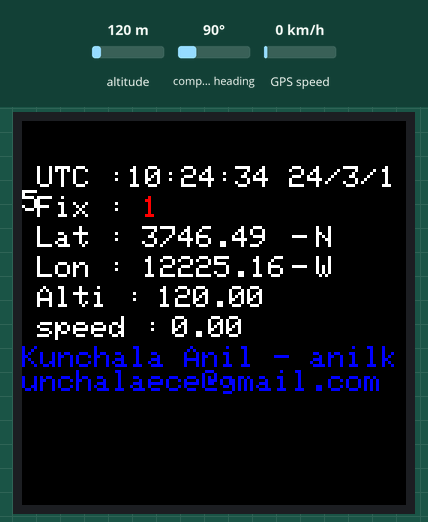
This sketch was run on a simulated Arduino Uno, built with avr-gcc and run on an emulated ATmega328P. Shown: 128×128 colour display. Inputs (shaded band) come from the test bench; at power-on: altitude 120 m, GPS speed 0 km/h, compass heading 90°. The GPS gets a fix after 3 s at 37.7749, -122.4194 with 8 satellites; what the sketch prints to the serial monitor is not drawn.

Above: at 4.6 s.
4.7 s: altitude set to 20 m
At 8.8 s:
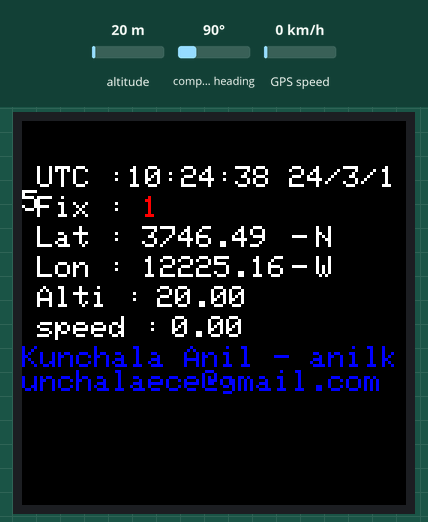
9.0 s: GPS speed set to 2 km/h
At 13.0 s:
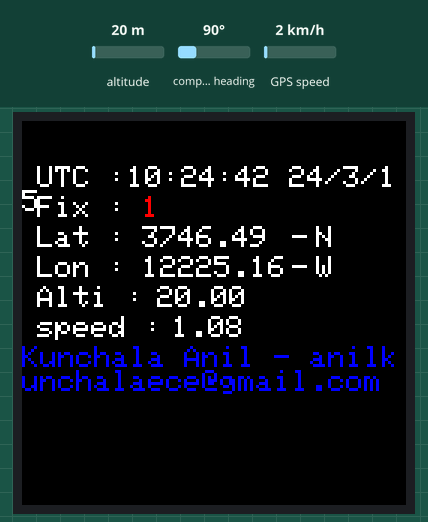
13.3 s: altitude set to 250 m
At 16.5 s:
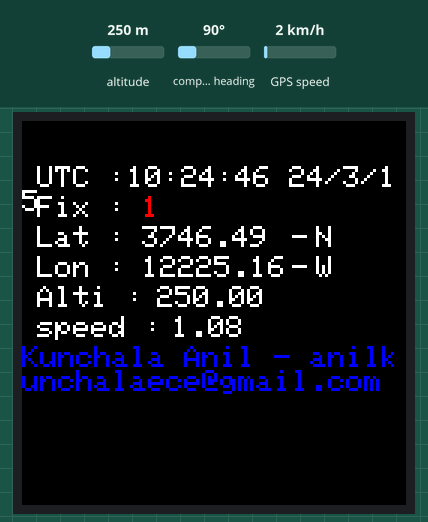
17.6 s: GPS speed set to 30 km/h
At 20.8 s:
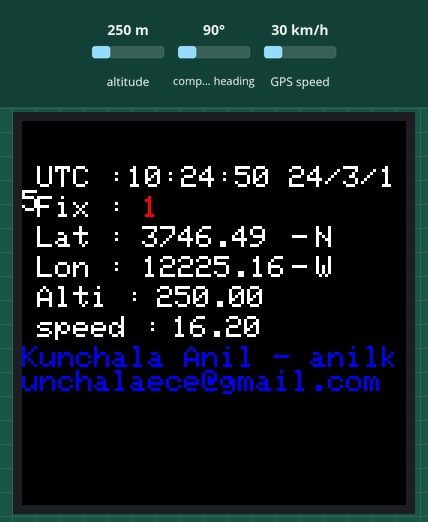
Timing chart, 0 to 22.3 s (numbered marks = the images above; inputs shaded):
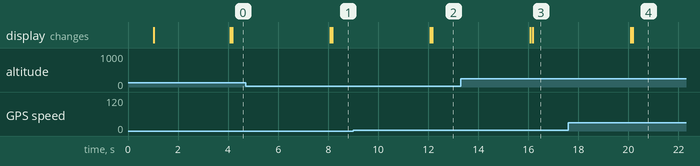

The sketch:

gpsWithDisplayVF_2.ino
```cpp
  /* Author : Kunchala Anil
   * Date : 7/8/2016
   * Code to Read the GPS NMEA strings from Adafruit Ultimate GPS and Display them in 16bit 1.27" OLED adafruit
   * and send NMEA strings to the Another Arduino using Bluetooth
   * Bluetooth HC-05 module work as slave
   * Connections
   * HC-05 Module
   * pin d4 -> TX
   * pin d5 -> RX
   *
   * Adafruit Ultimate GPS
   * pin 2 -> RX
   * pin 3 -> TX
   *
   * OLED Display
   * pin 11 -> SI
   * pin 13 -> CL
   * pin 8  -> DC
   * pin 9  -> R
   * pin 10 -> OC
   *
   * Libraries Required :
   * adafruit Ultimate GPS Library : https://github.com/adafruit/Adafruit_GPS
   * adafruit OLED Display (SSD1351) Library : https://github.com/adafruit/Adafruit-SSD1351-library
   * adafruit GFX Library : https://github.com/adafruit/Adafruit-GFX-Library

  */

// pins used for OLED display
#define dc   8
#define cs   10
#define rst  9

// Color definitions
#define BLACK           0x0000
#define BLUE            0x001F
#define RED             0xF800
#define GREEN           0x07E0
#define CYAN            0x07FF
#define MAGENTA         0xF81F
#define YELLOW          0xFFE0
#define WHITE           0xFFFF


#include <Adafruit_GPS.h> //Load the GPS Library.
#include <SoftwareSerial.h> //Load the Software Serial Library.
#include <Adafruit_GFX.h> //Load the GFX library
#include <Adafruit_SSD1351.h> //Load the OLED Library
#include <Fonts/FreeMonoBoldOblique12pt7b.h> //Font used for Welcome Screen


#include <SPI.h> //Oled display uses the SPI


// Option 1: use any pins for OLED but a little slower
//Adafruit_SSD1351 tft = Adafruit_SSD1351(cs, dc, mosi, sclk, rst);

// Option 2: must use the hardware SPI pins
// (for UNO thats sclk = 13 and sid = 11) and pin 10 must be
// an output. This is much faster - also required if you want
// to use the microSD card (see the image drawing example)
Adafruit_SSD1351 tft = Adafruit_SSD1351(cs, dc, rst);

SoftwareSerial btSerial(4,5); // Bluetooth Software Serial

SoftwareSerial mySerial(3, 2); //Initialize SoftwareSerial, and tell it you will be connecting through pins 2 and 3
Adafruit_GPS GPS(&mySerial); //Create GPS object

String NMEA1;  //We will use this variable to hold our first NMEA sentence
String NMEA2;  //We will use this variable to hold our second NMEA sentence
char c;       //Used to read the characters spewing from the GPS module


void setup()
{
  Serial.begin(9600);
  btSerial.begin(38400);  //Turn on the Serial Monitor

  GPS.begin(9600);       //Turn GPS on at baud rate of 9600
  GPS.sendCommand("$PGCMD,33,0*6D"); // Turn Off GPS Antenna Update
  GPS.sendCommand(PMTK_SET_NMEA_OUTPUT_RMCGGA); //Tell GPS we want only $GPRMC and $GPGGA NMEA sentences
  GPS.sendCommand(PMTK_SET_NMEA_UPDATE_1HZ);   // 1 Hz update rate


   tft.begin();
   tft.fillScreen(BLACK); //Fill the Screen with Black
   tft.setFont(&FreeMonoBoldOblique12pt7b); //Set the Bigger Font for Welcome Screen
   testdrawtext("Welcome", WHITE,5,50); // Display the text using function textdrawtext -- defined below
   tft.setFont();//Reset the Font Size
   testdrawtext("Kunchala Anil",BLUE,40,57);
   delay(1000);
   tft.fillScreen(BLACK);

  }


void loop()                     // run over and over again
{
  readGPS();  //This is a function we define below which reads two NMEA sentences from GPS

}
void readGPS() { //This function will read and remember two NMEA sentences from GPS
  clearGPS();    //Serial port probably has old or corrupt data, so begin by clearing it all out
  while (!GPS.newNMEAreceived()) { //Keep reading characters in this loop until a good NMEA sentence is received
    c = GPS.read(); //read a character from the GPS
  }
  GPS.parse(GPS.lastNMEA());  //Once you get a good NMEA, parse it
  NMEA1 = GPS.lastNMEA();    //Once parsed, save NMEA sentence into NMEA1
  while (!GPS.newNMEAreceived()) { //Go out and get the second NMEA sentence, should be different type than the first one read above.
    c = GPS.read();
  }
    tft.fillScreen(BLACK); //Reset the Screen Before writing New Values Otherwise the Present value overwrites the Previous Values (Becomes Garbage..)

  GPS.parse(GPS.lastNMEA());
  NMEA2 = GPS.lastNMEA();
  btSerial.println(NMEA1);
  btSerial.println(NMEA2);
  btSerial.println("");

  Serial.print("GPS FIX : ");
  Serial.println(GPS.fix);
  testdrawtext("Fix : ", WHITE,5,25);

  char bufFix[1];
  itoa(GPS.fix,bufFix,2); //Convert the boolean to ASCII

  testdrawtext(bufFix,RED,40,25);

  Serial.print("Latitude : ");
  Serial.print(GPS.latitude); //Write measured latitude to file
  Serial.print(" ");
  Serial.println(GPS.lat); //Which hemisphere N or S

  char bufLat[8];
  dtostrf(GPS.latitude,2,2,bufLat); //Convert float into char array using dtostrf function (Built-in AVR Function)
  testdrawtext("Lat : ",WHITE,5,35);

  testdrawtext(bufLat,WHITE,40,35);

  testdrawtext("- ",WHITE,90,35);

  char latBuf[] = {GPS.lat,'\0'}; //Create a Char Array using char GPS.lat and terminate it with NULL
  Serial.print("latBuf -->");
  Serial.println(latBuf);

  testdrawtext(latBuf,WHITE,98,35);

  //sprintf(bufLat,"LAT : %l - %c",GPS.latitude,GPS.lat);
  //estdrawtext(bufLat,WHITE,5,35);

  Serial.print("Longitude : ");
  Serial.print(GPS.longitude); //Write measured longitude to file
  Serial.print(" ");
  Serial.println(GPS.lon); //Which Hemisphere E or W

  char bufLon[8];

  dtostrf(GPS.longitude,2,2,bufLat);
  testdrawtext("Lon : ",WHITE,5,45);
  testdrawtext(bufLat,WHITE,40,45);

  testdrawtext("- ",WHITE,90,45);

  char lonBuf[] = {GPS.lon,'\0'};
  Serial.print("lonBuf -->");
  Serial.println(lonBuf);

  testdrawtext(lonBuf,WHITE,98,45);

  //sprintf(bufLon,"LON : %l - %c",12.23,GPS.lon);
  //testdrawtext(bufLon,WHITE,5,45);

  Serial.print("Buffer... For Kongitude");
  Serial.println(bufLon);


  Serial.print("Altitude : ");
  Serial.println(GPS.altitude);
  char bufAlt[5];
  dtostrf(GPS.altitude,2,2,bufAlt);
  testdrawtext("Alti : ",WHITE,5,55);
  testdrawtext(bufAlt,WHITE,45,55);


  Serial.print("Speed : ");
  Serial.println(GPS.speed);
  Serial.println(" ");

  char bufSpeed[5];
  dtostrf(GPS.speed,2,2,bufSpeed);
  testdrawtext("speed : ",WHITE,5,65);
  testdrawtext(bufSpeed,WHITE,50,65);


  testdrawtext("Kunchala Anil - anilkunchalaece@gmail.com",BLUE,0,75);


  Serial.print(GPS.hour+5);Serial.print(":");//GMT adjustment +5:30
  Serial.print(GPS.minute+30);Serial.print(":");
  Serial.print(GPS.seconds);Serial.println("");

  Serial.print(GPS.year);Serial.print("/");
  Serial.print(GPS.month);Serial.print("/");
  Serial.print(GPS.day);Serial.println("");

  char bufDateTime[20];
  sprintf(bufDateTime,"UTC :%d:%d:%d %d/%d/%d ",GPS.hour,GPS.minute,GPS.seconds,GPS.year,GPS.month,GPS.day);
  //sprintf(bufDateTime,"%d:%d:%d",GPS.hour,GPS.minute,GPS.seconds);
  testdrawtext(bufDateTime,WHITE,5,15);

}
void clearGPS() {  //Since between GPS reads, we still have data streaming in, we need to clear the old data by reading a few sentences, and discarding these
  while (!GPS.newNMEAreceived()) {
    c = GPS.read();
  }
  GPS.parse(GPS.lastNMEA());
  while (!GPS.newNMEAreceived()) {
    c = GPS.read();
  }
  GPS.parse(GPS.lastNMEA());

}

//this function used to draw the text in the Screen

void testdrawtext(char *text, uint16_t color, uint8_t set_x,uint8_t set_y) {
  tft.setCursor(set_x,set_y);
  tft.setTextColor(color);
  tft.print(text);

}
```
